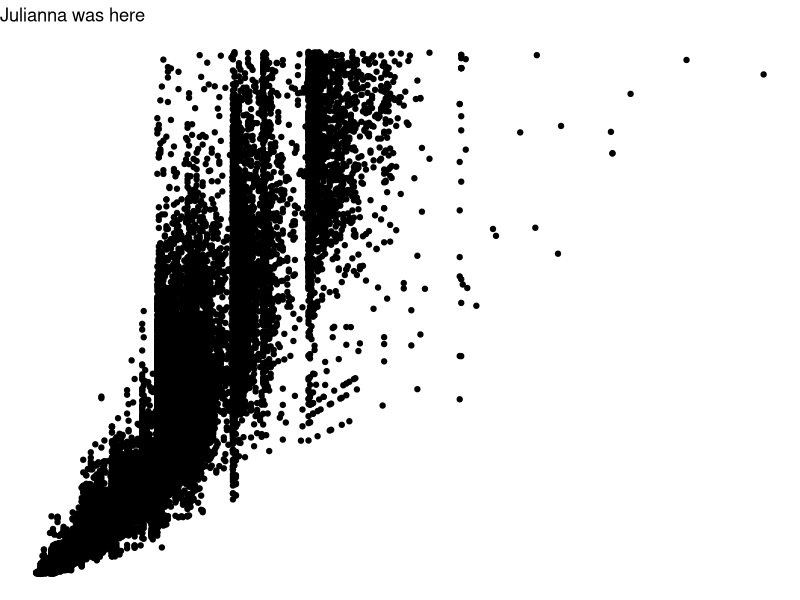
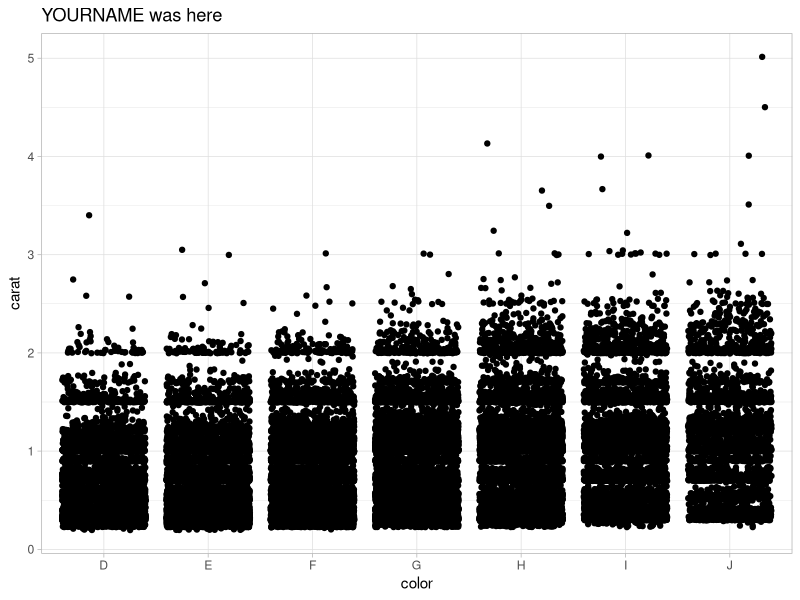
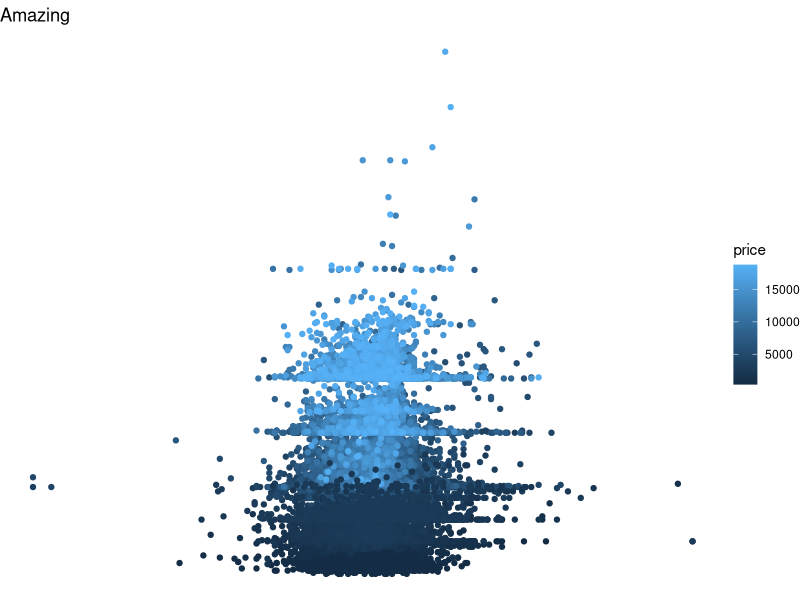

These figures' R source, in order:
## ---- chunk 1
knitr::opts_chunk$set(echo = TRUE)
library(tidyverse)
## ---- chunk 2
# Partner 1: 
# Run the code below to see the original graph
# Change the code below to make the point color change based on 'cut', and update the theme to theme_bw(). Update the title to include your first name. 

ggplot(data = diamonds, aes(x = carat, y = price)) +
  geom_point() +
  theme_void() +
  labs(title = "Julianna was here")
## ---- chunk 3
# Partner 2: 
# Run the code below to see the original graph
# Change the code below to make the geom a geom_jitter, and update the theme to theme_light. Update the title to include your first name. 

ggplot(data = diamonds, aes(x = color, y = carat)) +
  geom_jitter() +
  theme_light() +
  labs(title = "YOURNAME was here")
## ---- chunk 4
diamond_graph <- ggplot(data = diamonds, aes(x = depth, y = carat, color = price)) +
  geom_point() +
  theme_void() +
  labs(title = "Amazing")

diamond_graph
## ---- chunk 5
